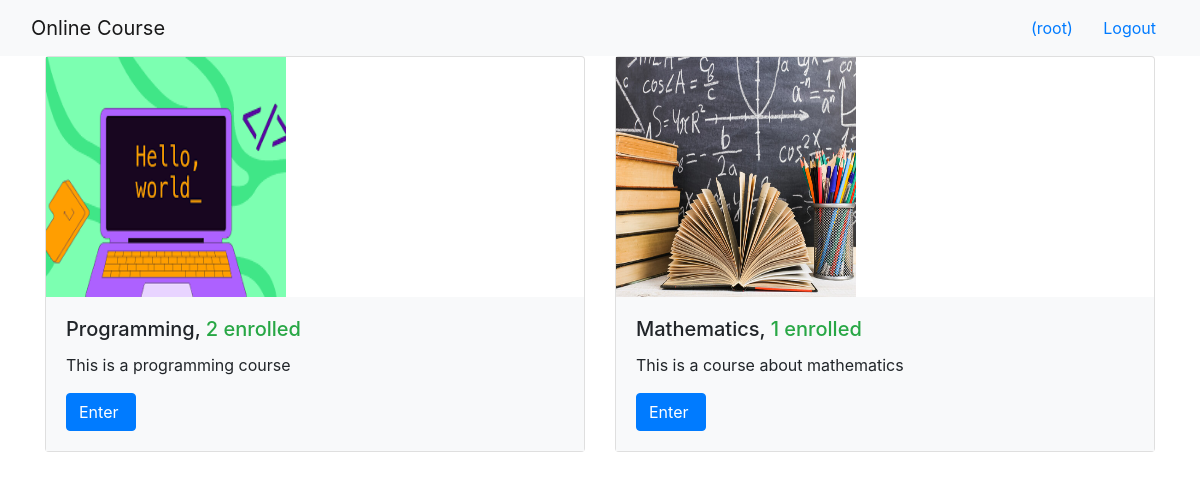
The app's page /onlinecourse/ (signed in) with its own data.
### onlinecourse/models.py (models this page shows, shortened)
class Course(models.Model):
    name = models.CharField(null=False, max_length=30, default='online course')
    image = models.ImageField(upload_to='course_images/')
    description = models.CharField(max_length=1000)
    pub_date = models.DateField(null=True)
    instructors = models.ManyToManyField(Instructor)
    users = models.ManyToManyField(settings.AUTH_USER_MODEL, through='Enrollment')
    total_enrollment = models.IntegerField(default=0)
    is_enrolled = False

### onlinecourse/views.py (the view)
class CourseListView(generic.ListView):
    template_name = 'onlinecourse/course_list_bootstrap.html'
    context_object_name = 'course_list'
    def get_queryset(self):
        user = self.request.user
        courses = Course.objects.order_by('-total_enrollment')[:10]
        for course in courses:
            if user.is_authenticated:
                course.is_enrolled = check_if_enrolled(user, course)
        return courses

### onlinecourse/views.py (called while the page is built)
def check_if_enrolled(user, course):
    is_enrolled = False
    if user.id is not None:
        num_results = Enrollment.objects.filter(user=user, course=course).count()
        if num_results > 0:
            is_enrolled = True
    return is_enrolled

### onlinecourse/templates/onlinecourse/course_list_bootstrap.html (shortened to what this page needs)
<!DOCTYPE html>
<html lang="en">
<head>
    {% load static %}
    <link rel="stylesheet" href="https://maxcdn.bootstrapcdn.com/bootstrap/4.5.2/css/bootstrap.min.css">
</head>
<body>
    <nav class="navbar navbar-light bg-light">
        <div class="container-fluid">
            <div class="navbar-header">
                  <a class="navbar-brand" href="#">Online Course</a>
            </div>
            <ul class="nav navbar-nav navbar-right">
                {% if user.is_authenticated %}
                <li>
                    <a class="btn btn-link" href="#">{{ user.first_name }}({{ user.username }})</a>
                    <a class="btn btn-link" href="{% url 'onlinecourse:logout' %}">Logout</a>
                </li>
                {% endif %}
            </ul>
        </div>
    </nav>
    {% if course_list %}
        <div class="container">
            <div class="card-deck">
                {% for course in course_list %}
                         <div class="card" style="width: 36rem;">
                          <img class="card-img-left" src="{{MEDIA_URL}}/{{ course.image }}" width="240px" height="240px"
                               alt="Course image">
                          <div class="card-body bg-light">
                              <h5 class="card-title">{{ course.name }}, <span class="text-success">
                                  {{ course.total_enrollment}} enrolled</span></h5>
                            <p class="card-text">{{ course.description}}</p>
                            <form action="{% url 'onlinecourse:enroll' course.id %}" method="post">
                                  <input class="btn btn-primary"  type="submit"
                                         value="{% if course.is_enrolled %}Enter{% else %}Enroll{% endif %} ">
                            </form>
                          </div>
                        </div>
                {% endfor %}
            </div>
        </div>
    {% else %}
        <p>No courses are available.</p>
    {% endif %}
</body>
</html>

### records on screen
Course: image (picture), name "Programming", total_enrollment "2", description "This is a programming course", is_enrolled "Enter"
Course: image (picture), name "Mathematics", total_enrollment "1", description "This is a course about mathematics", is_enrolled "Enter"

### other values on screen
{{ user.username }} "root"
